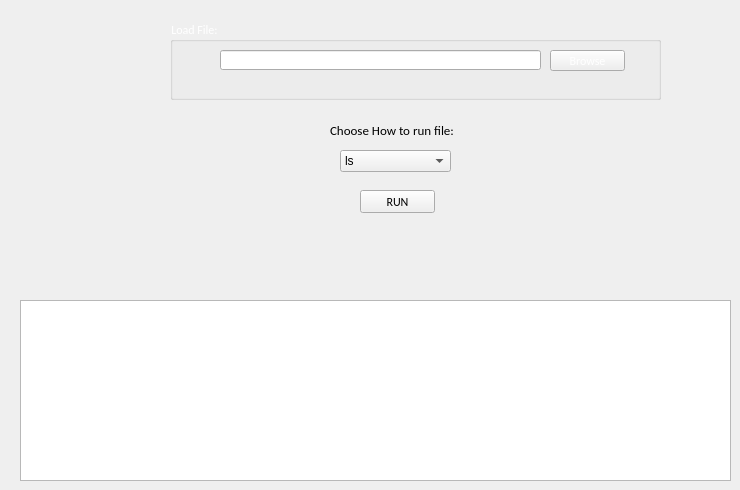
        <widget class="QWidget" name="tab_2">
         <attribute name="title">
          <string>ls</string>
         </attribute>
         <widget class="QTextBrowser" name="textBrowser_terminal_ls">
          <property name="geometry">
           <rect>
            <x>20</x>
            <y>300</y>
            <width>711</width>
            <height>181</height>
           </rect>
          </property>
         </widget>
         <widget class="QLabel" name="label_5">
          <property name="geometry">
           <rect>
            <x>330</x>
            <y>120</y>
            <width>161</width>
            <height>20</height>
           </rect>
          </property>
          <property name="font">
           <font>
            <family>Calibri</family>
            <pointsize>10</pointsize>
           </font>
          </property>
          <property name="text">
           <string>Choose How to run file:</string>
          </property>
         </widget>
         <widget class="QComboBox" name="comboBox_ls">
          <property name="geometry">
           <rect>
            <x>340</x>
            <y>150</y>
            <width>111</width>
            <height>22</height>
           </rect>
          </property>
          <item>
           <property name="text">
            <string>ls</string>
           </property>
          </item>
          <item>
           <property name="text">
            <string>ls -a</string>
           </property>
          </item>
          <item>
           <property name="text">
            <string>ls -l</string>
           </property>
          </item>
          <item>
           <property name="text">
            <string>ls -r</string>
           </property>
          </item>
         </widget>
         <widget class="QPushButton" name="pushButton_run_ls">
          <property name="geometry">
           <rect>
            <x>360</x>
            <y>190</y>
            <width>75</width>
            <height>23</height>
           </rect>
          </property>
          <property name="font">
           <font>
            <family>Calibri</family>
            <pointsize>9</pointsize>
           </font>
          </property>
          <property name="text">
           <string>RUN</string>
          </property>
         </widget>
         <widget class="QGroupBox" name="groupBox_2">
          <property name="geometry">
           <rect>
            <x>170</x>
            <y>20</y>
            <width>491</width>
            <height>80</height>
           </rect>
          </property>
          <property name="font">
           <font>
            <family>Calibri</family>
            <pointsize>9</pointsize>
           </font>
          </property>
          <property name="styleSheet">
           <string notr="true">color:white;</string>
          </property>
          <property name="title">
           <string>Load File:</string>
          </property>
          <widget class="QPushButton" name="pushButton_load_ls">
           <property name="geometry">
            <rect>
             <x>380</x>
             <y>30</y>
             <width>75</width>
             <height>21</height>
            </rect>
           </property>
           <property name="font">
            <font>
             <family>Calibri</family>
             <pointsize>9</pointsize>
            </font>
           </property>
           <property name="text">
            <string>Browse</string>
           </property>
          </widget>
          <widget class="QLineEdit" name="lineEdit_loadfile_ls">
           <property name="geometry">
            <rect>
             <x>50</x>
             <y>30</y>
             <width>321</width>
             <height>20</height>
            </rect>
           </property>
          </widget>
         </widget>
        </widget>
